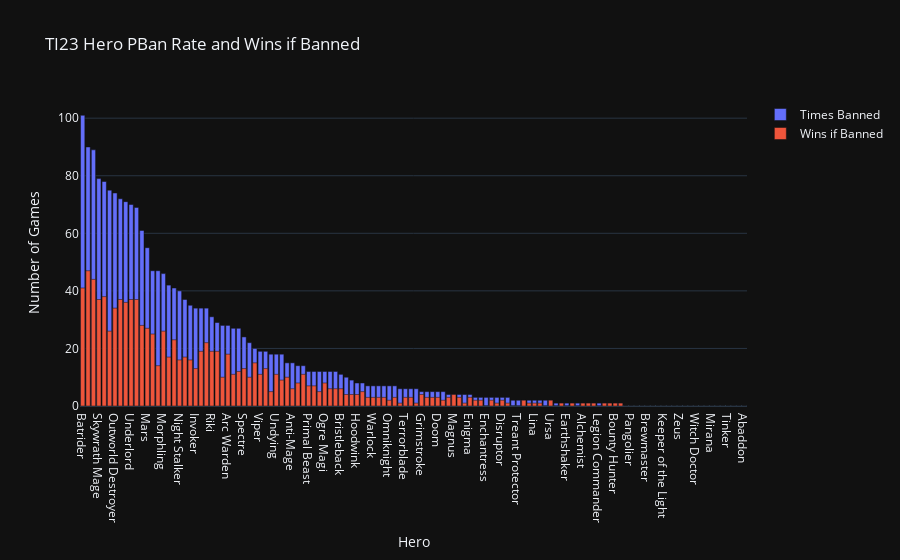

Notebook source saved alongside this figure:
### Code cell
#create bar graph
bans_bargraph = go.Figure(data=[
    go.Bar(name='Times Banned',x=heroes_x, y=bans_y),
    go.Bar(name='Wins if Banned',x=heroes_x, y=wins_if_banned_y)
    ])

# Customize layout
bans_bargraph.update_layout(title='TI23 Hero Ban Rate and Wins if Banned', xaxis_title='Hero', yaxis_title='Number of Games', template='plotly_dark', barmode='overlay')

# Show the plot
bans_bargraph.show()

### Figure 1 — Plotly figure (JSON) as saved in the notebook; plotly's stock layout.template omitted (floating-point values rounded to 4 significant figures)
{"data": [{"name": "Times Banned", "type": "bar", "x": ["Batrider", "Winter Wyvern", "Bloodseeker", "Skywrath Mage", "Razor", "Jakiro", "Outworld Destroyer", "Drow Ranger", "Broodmother", "Underlord", "Tiny", "Oracle", "Mars", "Chen", "Lion", "Morphling", "Sand King", "Slark", "Night Stalker", "Medusa", "Clinkz", "Invoker", "Dragon Knight", "Timbersaw", "Riki", "Rubick", "Naga Siren", "Arc Warden", "Templar Assassin", "Pudge", "Spectre", "Necrophos", "Ancient Apparition", "Viper", "Huskar", "Dawnbreaker", "Undying", "Phantom Lancer", "Bane", "Anti-Mage", "Sven", "Ember Spirit", "Primal Beast", "Clockwerk", "Lone Druid", "Ogre Magi", "Axe", "Void Spirit", "Bristleback", "Vengeful Spirit", "Meepo", "Hoodwink", "Techies", "Kunkka", "Warlock", "Elder Titan", "Queen of Pain", "Omniknight", "Shadow Fiend", "Shadow Demon", "Terrorblade", "Windranger", "Lich", "Grimstroke", "Luna", "Phantom Assassin", "Doom", "Storm Spirit", "Pugna", "Magnus", "Troll Warlord", "Crystal Maiden", "Enigma", "Dark Willow", "Nature's Prophet", "Enchantress", "Faceless Void", "Gyrocopter", "Disruptor", "Sniper", "Muerta", "Treant Protector", "Tusk", "Wraith King", "Lina", "Juggernaut", "Slardar", "Ursa", "Chaos Knight", "Centaur Warrunner", "Earthshaker", "Tidehunter", "Dazzle", "Alchemist", "Monkey King", "Silencer", "Legion Commander", "Venomancer", "Leshrac", "Bounty Hunter", "Shadow Shaman", "Phoenix", "Pangolier", "Spirit Breaker", "Earth Spirit", "Brewmaster", "Puck", "Weaver", "Keeper of the Light", "Lifestealer", "Beastmaster", "Zeus", "Dark Seer", "Snapfire", "Witch Doctor", "Death Prophet", "Visage", "Mirana", "Io", "Marci", "Tinker", "Lycan", "Nyx Assassin", "Abaddon"], "y": [101, 90, 89, 79, 78, 75, 74, 72, 71, 70, 69, 61, 55, 47, 47, 46, 42, 41, 40, 37, 35, 34, 34, 34, 31, 29, 28, 28, 27, 27, 24, 22, 20, 19, 19, 18, 18, 18, 15, 15, 14, 14, 12, 12, 12, 12, 12, 12, 11, 10, 9, 8, 8, 7, 7, 7, 7, 7, 7, 6, 6, 6, 6, 5, 5, 5, 5, 5, 4, 4, 4, 4, 4, 3, 3, 3, 3, 3, 3, 3, 2, 2, 2, 2, 2, 2, 2, 2, 1, 1, 1, 1, 1, 1, 1, 1, 1, 1, 1, 1, 1, 0, 0, 0, 0, 0, 0, 0, 0, 0, 0, 0, 0, 0, 0, 0, 0, 0, 0, 0, 0, 0, 0, 0]}, {"name": "Wins if Banned", "type": "bar", "x": ["Batrider", "Winter Wyvern", "Bloodseeker", "Skywrath Mage", "Razor", "Jakiro", "Outworld Destroyer", "Drow Ranger", "Broodmother", "Underlord", "Tiny", "Oracle", "Mars", "Chen", "Lion", "Morphling", "Sand King", "Slark", "Night Stalker", "Medusa", "Clinkz", "Invoker", "Dragon Knight", "Timbersaw", "Riki", "Rubick", "Naga Siren", "Arc Warden", "Templar Assassin", "Pudge", "Spectre", "Necrophos", "Ancient Apparition", "Viper", "Huskar", "Dawnbreaker", "Undying", "Phantom Lancer", "Bane", "Anti-Mage", "Sven", "Ember Spirit", "Primal Beast", "Clockwerk", "Lone Druid", "Ogre Magi", "Axe", "Void Spirit", "Bristleback", "Vengeful Spirit", "Meepo", "Hoodwink", "Techies", "Kunkka", "Warlock", "Elder Titan", "Queen of Pain", "Omniknight", "Shadow Fiend", "Shadow Demon", "Terrorblade", "Windranger", "Lich", "Grimstroke", "Luna", "Phantom Assassin", "Doom", "Storm Spirit", "Pugna", "Magnus", "Troll Warlord", "Crystal Maiden", "Enigma", "Dark Willow", "Nature's Prophet", "Enchantress", "Faceless Void", "Gyrocopter", "Disruptor", "Sniper", "Muerta", "Treant Protector", "Tusk", "Wraith King", "Lina", "Juggernaut", "Slardar", "Ursa", "Chaos Knight", "Centaur Warrunner", "Earthshaker", "Tidehunter", "Dazzle", "Alchemist", "Monkey King", "Silencer", "Legion Commander", "Venomancer", "Leshrac", "Bounty Hunter", "Shadow Shaman", "Phoenix", "Pangolier", "Spirit Breaker", "Earth Spirit", "Brewmaster", "Puck", "Weaver", "Keeper of the Light", "Lifestealer", "Beastmaster", "Zeus", "Dark Seer", "Snapfire", "Witch Doctor", "Death Prophet", "Visage", "Mirana", "Io", "Marci", "Tinker", "Lycan", "Nyx Assassin", "Abaddon"], "y": [41, 47, 44, 37, 38, 26, 34, 37, 36, 37, 37, 28, 27, 25, 14, 26, 17, 23, 16, 17, 16, 13, 19, 22, 19, 19, 10, 18, 11, 12, 13, 10, 15, 11, 13, 5, 11, 9, 10, 6, 8, 11, 7, 7, 5, 8, 6, 6, 6, 4, 4, 4, 5, 3, 3, 3, 3, 2, 3, 1, 3, 3, 1, 4, 3, 3, 3, 2, 3, 4, 3, 1, 3, 2, 2, 0, 2, 1, 2, 1, 0, 0, 2, 1, 1, 1, 0, 2, 0, 1, 0, 1, 0, 1, 1, 1, 0, 1, 1, 1, 1, 0, 0, 0, 0, 0, 0, 0, 0, 0, 0, 0, 0, 0, 0, 0, 0, 0, 0, 0, 0, 0, 0, 0]}], "layout": {"barmode": "overlay", "title": {"text": "TI23 Hero PBan Rate and Wins if Banned"}, "xaxis": {"title": {"text": "Hero"}}, "yaxis": {"title": {"text": "Number of Games"}}}}
